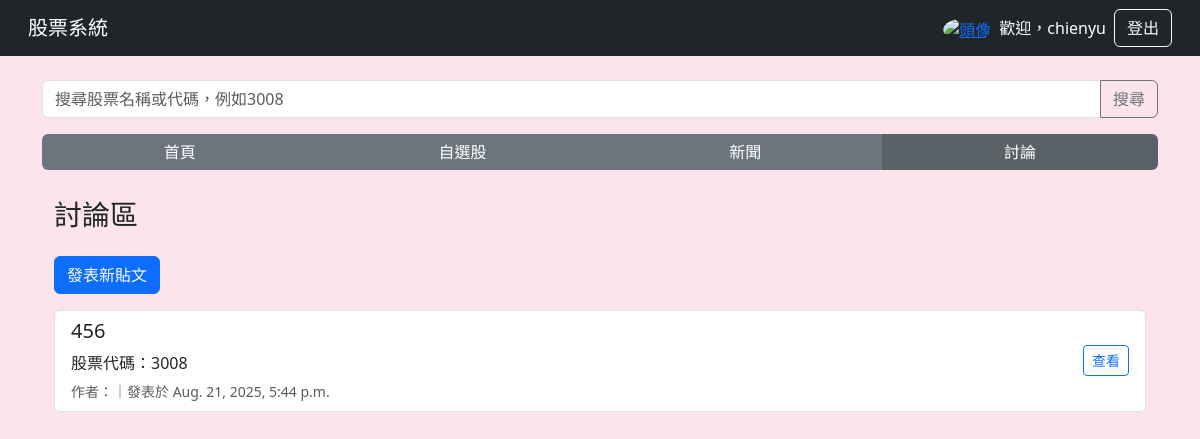
/forum/ (signed in), run on an earlier commit of the app's database.
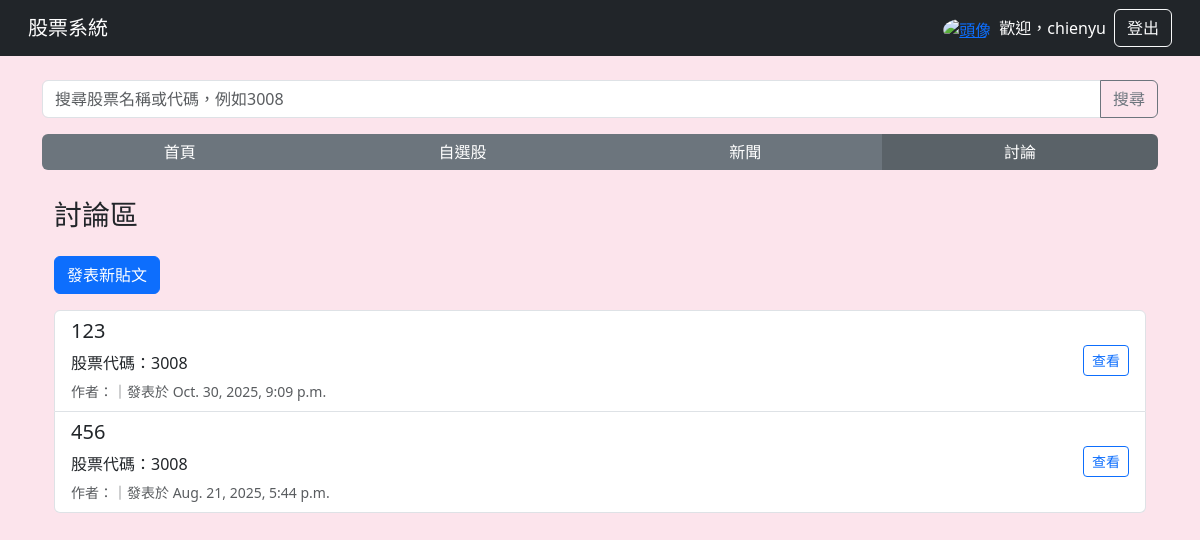
And on a later commit of the database.
### main/models.py (models this page shows, shortened)
class Post(models.Model):
    title = models.CharField(max_length=200)
    stock_code = models.CharField(max_length=10, null=True, blank=True)
    content = models.TextField()
    author = models.ForeignKey(User, on_delete=models.CASCADE)
    created_at = models.DateTimeField(auto_now_add=True)

### main/views.py (the view)
# urls.py: path("forum/", views.forum_list, name="forum_list"),
def forum_list(request):
    posts = Post.objects.all().order_by("-created_at")
    return render(request, "forum.html", {"posts": posts})

### templates/forum.html (shortened to what this page needs)
{% extends "base.html" %}
{% block content %}
<div class="container mt-1">
    <h3 class="mb-4">討論區</h3>
    <a href="/forum/new" class="btn btn-primary mb-3">發表新貼文</a>
    {% if posts %}
    <div class="list-group">
        {% for post in posts %}
        <div class="list-group-item">
            <div class="d-flex justify-content-between align-items-center">
                <div>
                    <h5>{{ post.title }}</h5>
                    <p class="mb-1">股票代碼：{{ post.stock_code }}</p>
                    <small class="text-muted">作者：{{ post.username }}｜發表於 {{ post.created_at }}</small>
                </div>
                <a href="/forum/{{ post.id }}" class="btn btn-sm btn-outline-primary">查看</a>
            </div>
        </div>
        {% endfor %}
    </div>
    {% else %}
    <div class="alert alert-warning">目前尚無討論主題，趕快來發表第一篇吧！</div>
    {% endif %}
</div>
{% endblock %}

What changed in the data, as far as the page shows it:
added Post: title "123", stock_code "3008", created_at "Oct. 30, 2025, 9:09 p.m."
